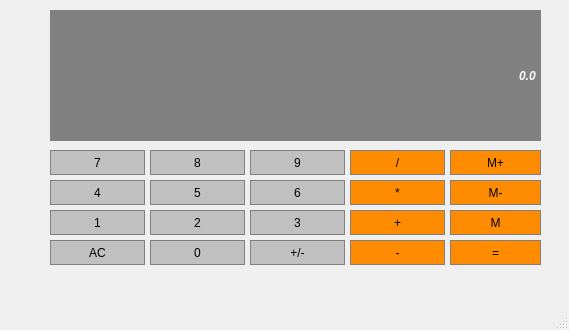
<?xml version="1.0" encoding="UTF-8"?>
<ui version="4.0">
 <class>Calculator</class>
 <widget class="QMainWindow" name="Calculator">
  <property name="geometry">
   <rect>
    <x>0</x>
    <y>0</y>
    <width>569</width>
    <height>330</height>
   </rect>
  </property>
  <property name="windowTitle">
   <string>Calculator</string>
  </property>
  <widget class="QWidget" name="centralwidget">
   <widget class="QLineEdit" name="Display">
    <property name="geometry">
     <rect>
      <x>50</x>
      <y>10</y>
      <width>491</width>
      <height>131</height>
     </rect>
    </property>
    <property name="font">
     <font>
      <italic>true</italic>
      <bold>true</bold>
     </font>
    </property>
    <property name="styleSheet">
     <string notr="true">QLineEdit{
	background-color: gray;
	border: 1px solid gray;
	color: #ffffff
}</string>
    </property>
    <property name="text">
     <string>0.0</string>
    </property>
    <property name="alignment">
     <set>Qt::AlignRight|Qt::AlignTrailing|Qt::AlignVCenter</set>
    </property>
   </widget>
   <widget class="QPushButton" name="Button8">
    <property name="geometry">
     <rect>
      <x>150</x>
      <y>150</y>
      <width>95</width>
      <height>25</height>
     </rect>
    </property>
    <property name="sizePolicy">
     <sizepolicy hsizetype="Preferred" vsizetype="Preferred">
      <horstretch>0</horstretch>
      <verstretch>0</verstretch>
     </sizepolicy>
    </property>
    <property name="styleSheet">
     <string notr="true">QPushButton{
	background-color: #C0C0C0;
	border: 1px solid gray;
	padding: 5px;
}

QPushButton:pressed{
	background-color: #A9A9A9;
	border: 1px solid gray;
	padding: 5px;
}</string>
    </property>
    <property name="text">
     <string>8</string>
    </property>
   </widget>
   <widget class="QPushButton" name="Button9">
    <property name="geometry">
     <rect>
      <x>250</x>
      <y>150</y>
      <width>95</width>
      <height>25</height>
     </rect>
    </property>
    <property name="sizePolicy">
     <sizepolicy hsizetype="Preferred" vsizetype="Preferred">
      <horstretch>0</horstretch>
      <verstretch>0</verstretch>
     </sizepolicy>
    </property>
    <property name="styleSheet">
     <string notr="true">QPushButton{
	background-color: #C0C0C0;
	border: 1px solid gray;
	padding: 5px;
}

QPushButton:pressed{
	background-color: #A9A9A9;
	border: 1px solid gray;
	padding: 5px;
}</string>
    </property>
    <property name="text">
     <string>9</string>
    </property>
   </widget>
   <widget class="QPushButton" name="Divide">
    <property name="geometry">
     <rect>
      <x>350</x>
      <y>150</y>
      <width>95</width>
      <height>25</height>
     </rect>
    </property>
    <property name="sizePolicy">
     <sizepolicy hsizetype="Preferred" vsizetype="Preferred">
      <horstretch>0</horstretch>
      <verstretch>0</verstretch>
     </sizepolicy>
    </property>
    <property name="styleSheet">
     <string notr="true">QPushButton{
	background-color: #FF8C00;
	border: 1px solid gray;
	padding: 5px;
}

QPushButton:pressed{
	background-color: #A9A9A9;
	border: 1px solid gray;
	padding: 5px;
}</string>
    </property>
    <property name="text">
     <string>/</string>
    </property>
   </widget>
   <widget class="QPushButton" name="MemAdd">
    <property name="geometry">
     <rect>
      <x>450</x>
      <y>150</y>
      <width>91</width>
      <height>25</height>
     </rect>
    </property>
    <property name="sizePolicy">
     <sizepolicy hsizetype="Preferred" vsizetype="Preferred">
      <horstretch>0</horstretch>
      <verstretch>0</verstretch>
     </sizepolicy>
    </property>
    <property name="styleSheet">
     <string notr="true">QPushButton{
	background-color: #FF8C00;
	border: 1px solid gray;
	padding: 5px;
}

QPushButton:pressed{
	background-color: #A9A9A9;
	border: 1px solid gray;
	padding: 5px;
}</string>
    </property>
    <property name="text">
     <string>M+</string>
    </property>
   </widget>
   <widget class="QPushButton" name="Button4">
    <property name="geometry">
     <rect>
      <x>50</x>
      <y>180</y>
      <width>95</width>
      <height>25</height>
     </rect>
    </property>
    <property name="sizePolicy">
     <sizepolicy hsizetype="Preferred" vsizetype="Preferred">
      <horstretch>0</horstretch>
      <verstretch>0</verstretch>
     </sizepolicy>
    </property>
    <property name="styleSheet">
     <string notr="true">QPushButton{
	background-color: #C0C0C0;
	border: 1px solid gray;
	padding: 5px;
}

QPushButton:pressed{
	background-color: #A9A9A9;
	border: 1px solid gray;
	padding: 5px;
}</string>
    </property>
    <property name="text">
     <string>4</string>
    </property>
   </widget>
   <widget class="QPushButton" name="Button5">
    <property name="geometry">
     <rect>
      <x>150</x>
      <y>180</y>
      <width>95</width>
      <height>25</height>
     </rect>
    </property>
    <property name="sizePolicy">
     <sizepolicy hsizetype="Preferred" vsizetype="Preferred">
      <horstretch>0</horstretch>
      <verstretch>0</verstretch>
     </sizepolicy>
    </property>
    <property name="styleSheet">
     <string notr="true">QPushButton{
	background-color: #C0C0C0;
	border: 1px solid gray;
	padding: 5px;
}

QPushButton:pressed{
	background-color: #A9A9A9;
	border: 1px solid gray;
	padding: 5px;
}</string>
    </property>
    <property name="text">
     <string>5</string>
    </property>
   </widget>
   <widget class="QPushButton" name="Button6">
    <property name="geometry">
     <rect>
      <x>250</x>
      <y>180</y>
      <width>95</width>
      <height>25</height>
     </rect>
    </property>
    <property name="sizePolicy">
     <sizepolicy hsizetype="Preferred" vsizetype="Preferred">
      <horstretch>0</horstretch>
      <verstretch>0</verstretch>
     </sizepolicy>
    </property>
    <property name="styleSheet">
     <string notr="true">QPushButton{
	background-color: #C0C0C0;
	border: 1px solid gray;
	padding: 5px;
}

QPushButton:pressed{
	background-color: #A9A9A9;
	border: 1px solid gray;
	padding: 5px;
}</string>
    </property>
    <property name="text">
     <string>6</string>
    </property>
   </widget>
   <widget class="QPushButton" name="Multiply">
    <property name="geometry">
     <rect>
      <x>350</x>
      <y>180</y>
      <width>95</width>
      <height>25</height>
     </rect>
    </property>
    <property name="sizePolicy">
     <sizepolicy hsizetype="Preferred" vsizetype="Preferred">
      <horstretch>0</horstretch>
      <verstretch>0</verstretch>
     </sizepolicy>
    </property>
    <property name="styleSheet">
     <string notr="true">QPushButton{
	background-color: #FF8C00;
	border: 1px solid gray;
	padding: 5px;
}

QPushButton:pressed{
	background-color: #A9A9A9;
	border: 1px solid gray;
	padding: 5px;
}</string>
    </property>
    <property name="text">
     <string>*</string>
    </property>
   </widget>
   <widget class="QPushButton" name="MemClear">
    <property name="geometry">
     <rect>
      <x>450</x>
      <y>180</y>
      <width>91</width>
      <height>25</height>
     </rect>
    </property>
    <property name="sizePolicy">
     <sizepolicy hsizetype="Preferred" vsizetype="Preferred">
      <horstretch>0</horstretch>
      <verstretch>0</verstretch>
     </sizepolicy>
    </property>
    <property name="styleSheet">
     <string notr="true">QPushButton{
	background-color: #FF8C00;
	border: 1px solid gray;
	padding: 5px;
}

QPushButton:pressed{
	background-color: #A9A9A9;
	border: 1px solid gray;
	padding: 5px;
}</string>
    </property>
    <property name="text">
     <string>M-</string>
    </property>
   </widget>
   <widget class="QPushButton" name="Button1">
    <property name="geometry">
     <rect>
      <x>50</x>
      <y>210</y>
      <width>95</width>
      <height>25</height>
     </rect>
    </property>
    <property name="sizePolicy">
     <sizepolicy hsizetype="Preferred" vsizetype="Preferred">
      <horstretch>0</horstretch>
      <verstretch>0</verstretch>
     </sizepolicy>
    </property>
    <property name="styleSheet">
     <string notr="true">QPushButton{
	background-color: #C0C0C0;
	border: 1px solid gray;
	padding: 5px;
}

QPushButton:pressed{
	background-color: #A9A9A9;
	border: 1px solid gray;
	padding: 5px;
}</string>
    </property>
    <property name="text">
     <string>1</string>
    </property>
   </widget>
   <widget class="QPushButton" name="Button2">
    <property name="geometry">
     <rect>
      <x>150</x>
      <y>210</y>
      <width>95</width>
      <height>25</height>
     </rect>
    </property>
    <property name="sizePolicy">
     <sizepolicy hsizetype="Preferred" vsizetype="Preferred">
      <horstretch>0</horstretch>
      <verstretch>0</verstretch>
     </sizepolicy>
    </property>
    <property name="styleSheet">
     <string notr="true">QPushButton{
	background-color: #C0C0C0;
	border: 1px solid gray;
	padding: 5px;
}

QPushButton:pressed{
	background-color: #A9A9A9;
	border: 1px solid gray;
	padding: 5px;
}</string>
    </property>
    <property name="text">
     <string>2</string>
    </property>
   </widget>
   <widget class="QPushButton" name="Button3">
    <property name="geometry">
     <rect>
      <x>250</x>
      <y>210</y>
      <width>95</width>
      <height>25</height>
     </rect>
    </property>
    <property name="sizePolicy">
     <sizepolicy hsizetype="Preferred" vsizetype="Preferred">
      <horstretch>0</horstretch>
      <verstretch>0</verstretch>
     </sizepolicy>
    </property>
    <property name="styleSheet">
     <string notr="true">QPushButton{
	background-color: #C0C0C0;
	border: 1px solid gray;
	padding: 5px;
}

QPushButton:pressed{
	background-color: #A9A9A9;
	border: 1px solid gray;
	padding: 5px;
}</string>
    </property>
    <property name="text">
     <string>3</string>
    </property>
   </widget>
   <widget class="QPushButton" name="Add">
    <property name="geometry">
     <rect>
      <x>350</x>
      <y>210</y>
      <width>95</width>
      <height>25</height>
     </rect>
    </property>
    <property name="sizePolicy">
     <sizepolicy hsizetype="Preferred" vsizetype="Preferred">
      <horstretch>0</horstretch>
      <verstretch>0</verstretch>
     </sizepolicy>
    </property>
    <property name="styleSheet">
     <string notr="true">QPushButton{
	background-color: #FF8C00;
	border: 1px solid gray;
	padding: 5px;
}

QPushButton:pressed{
	background-color: #A9A9A9;
	border: 1px solid gray;
	padding: 5px;
}</string>
    </property>
    <property name="text">
     <string>+</string>
    </property>
   </widget>
   <widget class="QPushButton" name="MemGet">
    <property name="geometry">
     <rect>
      <x>450</x>
      <y>210</y>
      <width>91</width>
      <height>25</height>
     </rect>
    </property>
    <property name="sizePolicy">
     <sizepolicy hsizetype="Preferred" vsizetype="Preferred">
      <horstretch>0</horstretch>
      <verstretch>0</verstretch>
     </sizepolicy>
    </property>
    <property name="styleSheet">
     <string notr="true">QPushButton{
	background-color: #FF8C00;
	border: 1px solid gray;
	padding: 5px;
}

QPushButton:pressed{
	background-color: #A9A9A9;
	border: 1px solid gray;
	padding: 5px;
}</string>
    </property>
    <property name="text">
     <string>M</string>
    </property>
   </widget>
   <widget class="QPushButton" name="Clear">
    <property name="geometry">
     <rect>
      <x>50</x>
      <y>240</y>
      <width>95</width>
      <height>25</height>
     </rect>
    </property>
    <property name="sizePolicy">
     <sizepolicy hsizetype="Preferred" vsizetype="Preferred">
      <horstretch>0</horstretch>
      <verstretch>0</verstretch>
     </sizepolicy>
    </property>
    <property name="styleSheet">
     <string notr="true">QPushButton{
	background-color: #C0C0C0;
	border: 1px solid gray;
	padding: 5px;
}

QPushButton:pressed{
	background-color: #A9A9A9;
	border: 1px solid gray;
	padding: 5px;
}</string>
    </property>
    <property name="text">
     <string>AC</string>
    </property>
   </widget>
   <widget class="QPushButton" name="Button0">
    <property name="geometry">
     <rect>
      <x>150</x>
      <y>240</y>
      <width>95</width>
      <height>25</height>
     </rect>
    </property>
    <property name="sizePolicy">
     <sizepolicy hsizetype="Preferred" vsizetype="Preferred">
      <horstretch>0</horstretch>
      <verstretch>0</verstretch>
     </sizepolicy>
    </property>
    <property name="styleSheet">
     <string notr="true">QPushButton{
	background-color: #C0C0C0;
	border: 1px solid gray;
	padding: 5px;
}

QPushButton:pressed{
	background-color: #A9A9A9;
	border: 1px solid gray;
	padding: 5px;
}</string>
    </property>
    <property name="text">
     <string>0</string>
    </property>
   </widget>
   <widget class="QPushButton" name="ChangeSign">
    <property name="geometry">
     <rect>
      <x>250</x>
      <y>240</y>
      <width>95</width>
      <height>25</height>
     </rect>
    </property>
    <property name="sizePolicy">
     <sizepolicy hsizetype="Preferred" vsizetype="Preferred">
      <horstretch>0</horstretch>
      <verstretch>0</verstretch>
     </sizepolicy>
    </property>
    <property name="styleSheet">
     <string notr="true">QPushButton{
	background-color: #C0C0C0;
	border: 1px solid gray;
	padding: 5px;
}

QPushButton:pressed{
	background-color: #A9A9A9;
	border: 1px solid gray;
	padding: 5px;
}</string>
    </property>
    <property name="text">
     <string>+/-</string>
    </property>
   </widget>
   <widget class="QPushButton" name="Subtract">
    <property name="geometry">
     <rect>
      <x>350</x>
      <y>240</y>
      <width>95</width>
      <height>25</height>
     </rect>
    </property>
    <property name="sizePolicy">
     <sizepolicy hsizetype="Preferred" vsizetype="Preferred">
      <horstretch>0</horstretch>
      <verstretch>0</verstretch>
     </sizepolicy>
    </property>
    <property name="styleSheet">
     <string notr="true">QPushButton{
	background-color: #FF8C00;
	border: 1px solid gray;
	padding: 5px;
}

QPushButton:pressed{
	background-color: #A9A9A9;
	border: 1px solid gray;
	padding: 5px;
}</string>
    </property>
    <property name="text">
     <string>-</string>
    </property>
   </widget>
   <widget class="QPushButton" name="Equals">
    <property name="geometry">
     <rect>
      <x>450</x>
      <y>240</y>
      <width>91</width>
      <height>25</height>
     </rect>
    </property>
    <property name="sizePolicy">
     <sizepolicy hsizetype="Preferred" vsizetype="Preferred">
      <horstretch>0</horstretch>
      <verstretch>0</verstretch>
     </sizepolicy>
    </property>
    <property name="styleSheet">
     <string notr="true">QPushButton{
	background-color: #FF8C00;
	border: 1px solid gray;
	padding: 5px;
}

QPushButton:pressed{
	background-color: #A9A9A9;
	border: 1px solid gray;
	padding: 5px;
}</string>
    </property>
    <property name="text">
     <string>=</string>
    </property>
   </widget>
   <widget class="QPushButton" name="Button7">
    <property name="geometry">
     <rect>
      <x>50</x>
      <y>150</y>
      <width>95</width>
      <height>25</height>
     </rect>
    </property>
    <property name="sizePolicy">
     <sizepolicy hsizetype="Preferred" vsizetype="Preferred">
      <horstretch>0</horstretch>
      <verstretch>0</verstretch>
     </sizepolicy>
    </property>
    <property name="styleSheet">
     <string notr="true">QPushButton{
	background-color: #C0C0C0;
	border: 1px solid gray;
	padding: 5px;
}

QPushButton:pressed{
	background-color: #A9A9A9;
	border: 1px solid gray;
	padding: 5px;
}</string>
    </property>
    <property name="text">
     <string>7</string>
    </property>
   </widget>
  </widget>
  <widget class="QMenuBar" name="menubar">
   <property name="geometry">
    <rect>
     <x>0</x>
     <y>0</y>
     <width>569</width>
     <height>22</height>
    </rect>
   </property>
  </widget>
  <widget class="QStatusBar" name="statusbar"/>
 </widget>
 <resources/>
 <connections/>
</ui>
